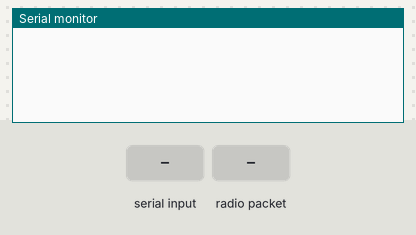
Recording of a sketch running on a simulated Arduino Uno, built with avr-gcc and run on an emulated ATmega328P. On the bench: the last lines printed to the serial monitor. Inputs (shaded band) come from the test bench. No radio packets arrive unless stated.

Above: at 1.2 s.
1.3 s: "ACK" received over Serial
3.8 s: radio packet "ACK" arrives
At 4.5 s:
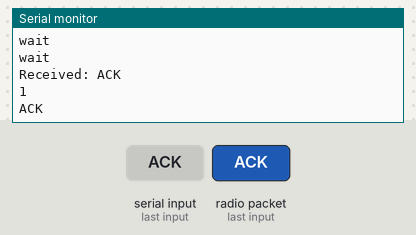
5.3 s: "1" received over Serial
At 6.4 s:
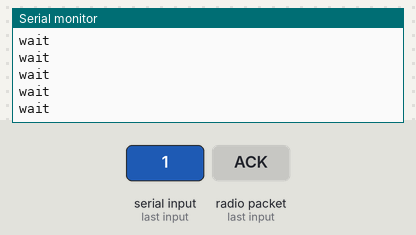
7.8 s: radio packet "1" arrives
At 8.6 s:
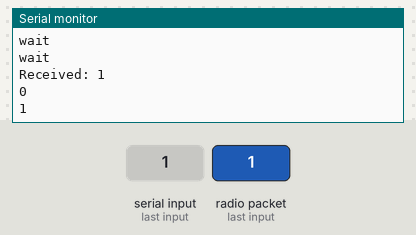
9.3 s: "0" received over Serial
At 10.3 s:
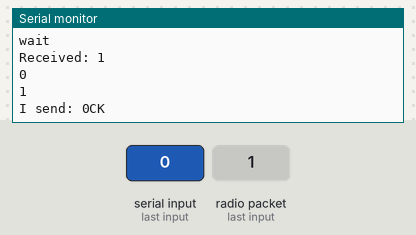
Timing chart, 0 to 12.3 s (numbered marks = the images above; inputs shaded):
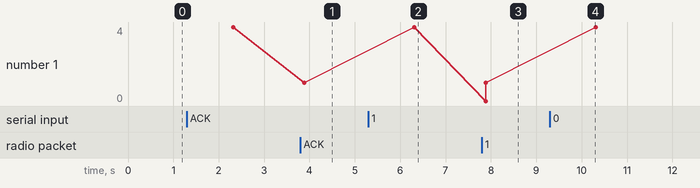

The sketch:

TestSerialRadio.ino
```cpp
#include <SPI.h>
#include <nRF24L01.h>
#include <RF24.h>

RF24 radio(9,10);

void setup() {
    const byte rxAddr[6] = "00001";
    const byte txAddr[6] = "00002";
    Serial.begin(9600);
    radio.begin();
    radio.setPALevel(RF24_PA_MIN);
    radio.setRetries(15, 15);
    radio.openWritingPipe(rxAddr);
    radio.openReadingPipe(1, txAddr);
}

char cmd[12];
char ack[4];
void loop() {
  radio.stopListening();
  // send data only when you receive data:
  if (Serial.available() > 0) {
    // read the incoming byte:
    Serial.readBytes(cmd, 11);

    // say what you got:
    Serial.print("I send: ");
    Serial.println(cmd);
    Serial.println(sizeof(ack));
    bool work = radio.write(&cmd,sizeof(cmd));

    Serial.println((work) ? "oui" : "non");
    radio.startListening();
    while (!radio.available()) {
      Serial.println("wait");
    }
    radio.read(&ack,sizeof(ack));
    Serial.print("Received: ");
    Serial.println((String)ack);
    String str_ack = String(ack);
    str_ack.trim();
    Serial.println(str_ack.equalsIgnoreCase("ACK"));
    Serial.println(str_ack);
   }
}

/*void sendCommand() {
  char cmd;
  if (Serial.available() > 0) {
      // read the incoming byte:
      cmd = Serial.read();
      Serial.print("Envoyé: "+cmd);
      radio.write(&cmd,1);
  }
}

void readAnswer() {

  if (radio.available()) {
    char msg[32] = {0};
    radio.read(&msg, sizeof(msg));
    Serial.println("Recu: "+String(msg));
  }

}*/
```

Measured:
- after the input at 3.8 s, the serial monitor: prints a new line after 0.07 s (image 1)
- after the input at 5.3 s, the serial monitor: prints a new line after 1.0 s (image 2)
- after the input at 7.8 s, the serial monitor: prints a new line after 0.07 s (image 3)
- after the input at 9.3 s, the serial monitor: prints a new line after 1.0 s (image 4)
- plotted number 1: 4 → 1 after the input at 3.8 s
